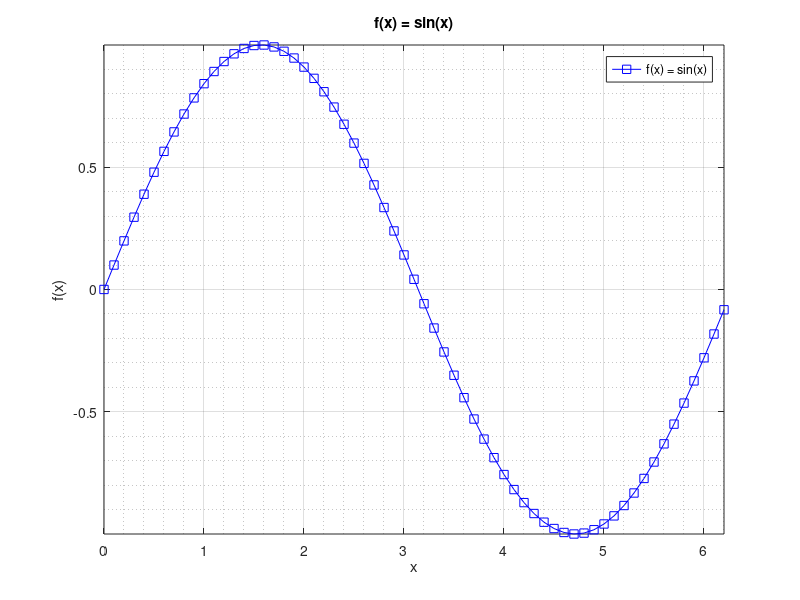

This figure's MATLAB source:
%% prog01_grafica_sencilla
clear; close all; clc;									% Limpiar
x = 0:0.1:2*pi; 										% x = linspace(0,2*pi,100);
y = sin(x);
plot(x,y,'-sb','DisplayName', 'f(x) = sin(x)');			% Graficar, nombre y color
axis( [min(x) max(x) min(y) max(y)] );					% Límites de grafica
legend('Location','northeast');							% Ubicación leyenda
grid on; grid minor;									% Reja de fondo
title('f(x) = sin(x)'); xlabel('x'); ylabel('f(x)');	% Titulos